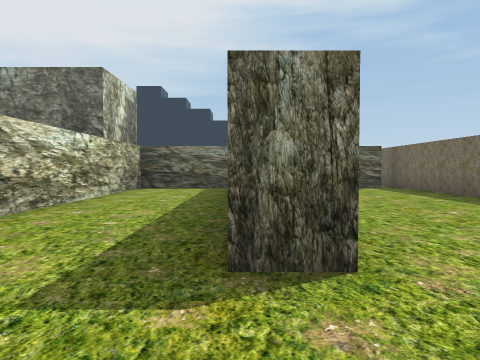
[1] (above)

22 first-person views from a walk through a 3-D level made in the Unity game engine. The camera is 0.59 m above the floor, tilts 2° down and sees 70° across. The floor is counted in squares, 1 m on a side. Each view is taken from the middle of a square. On the plan, view 1 faces up. The plan holds only what a view shows up to about 10 squares ahead; the rest is blank. The place goes on beyond the plan. The player is left out. Some animated figures are not drawn.

[2]
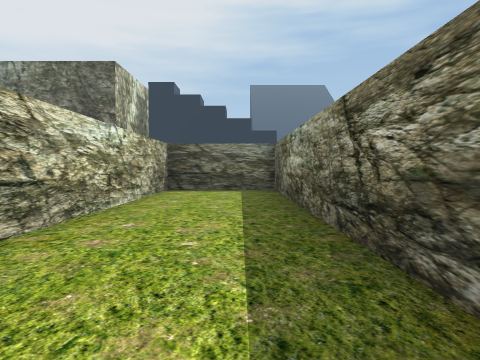

[3]
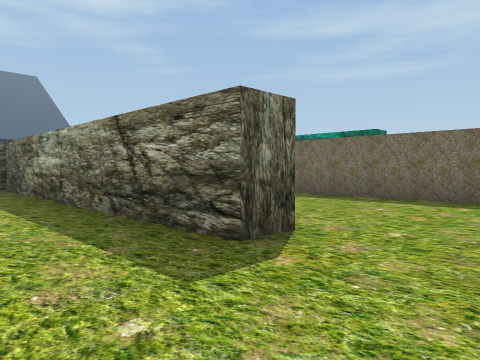

[4]
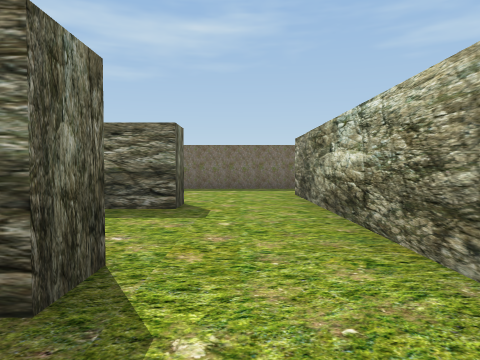

[5]
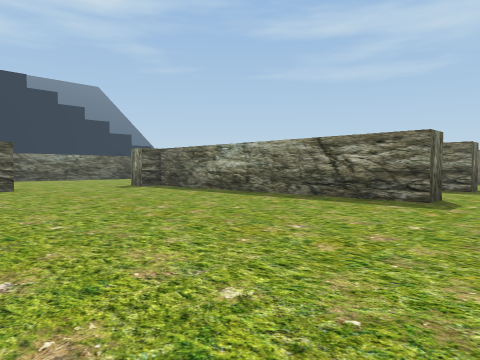

[6]
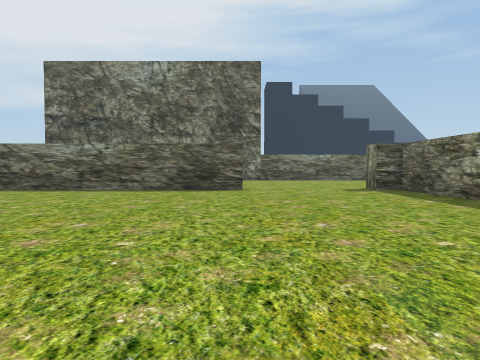

[7]
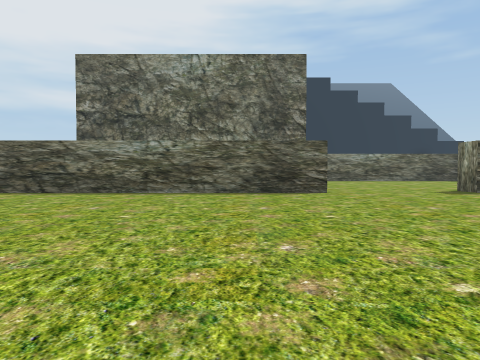

[8]
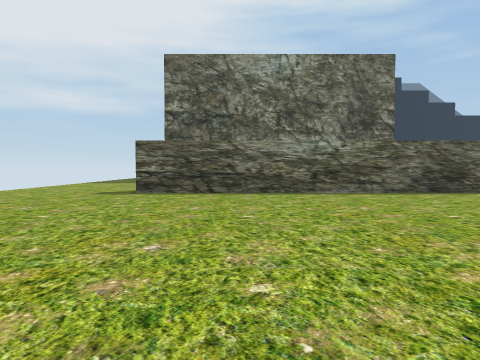

[9]
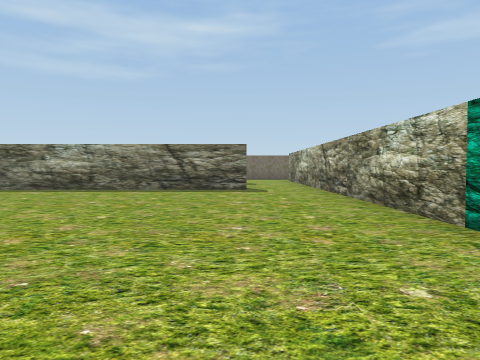

[10]
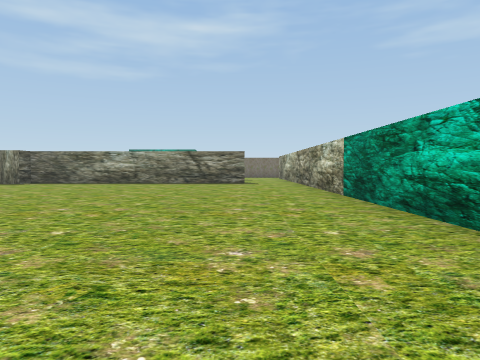

[11]
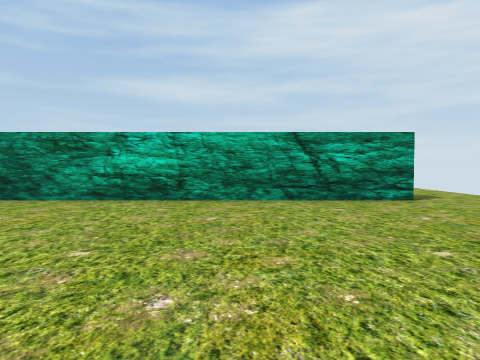

[12]
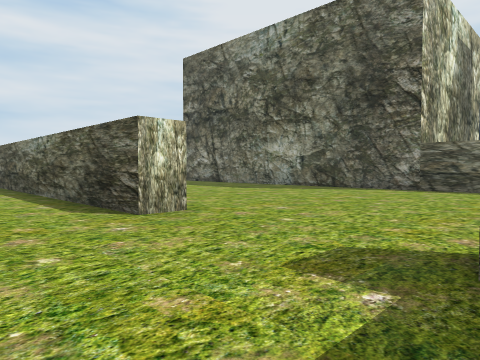

[13]
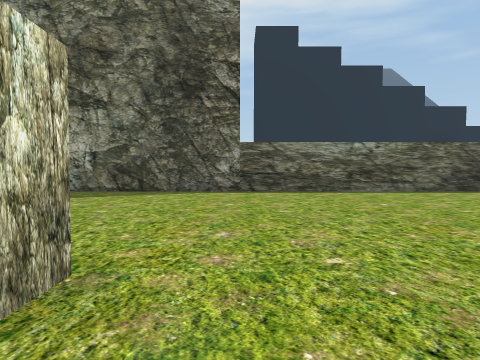

[14]
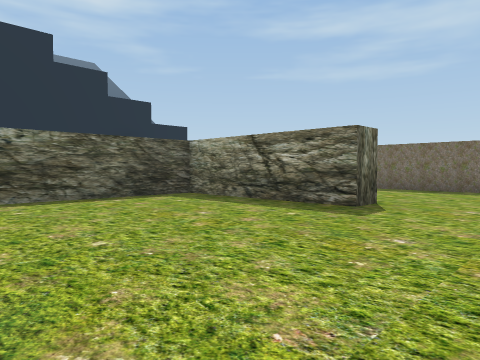

[15]
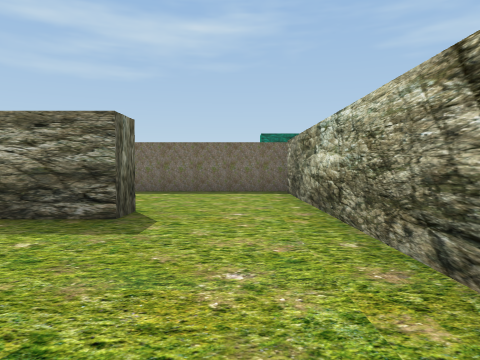

[16]
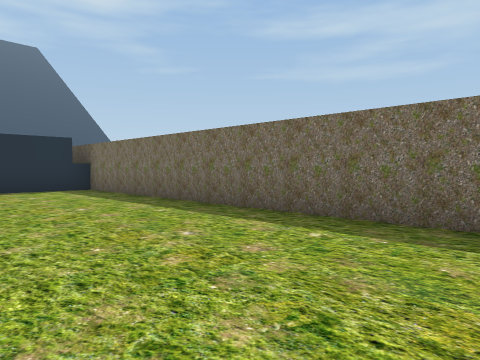

[17]
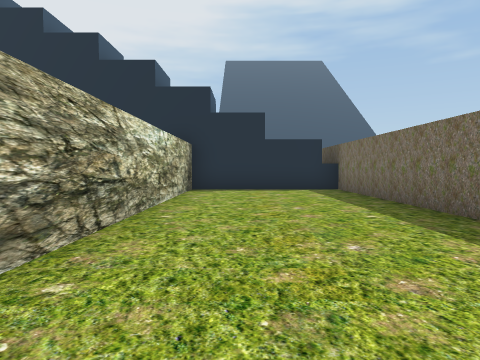

[18]
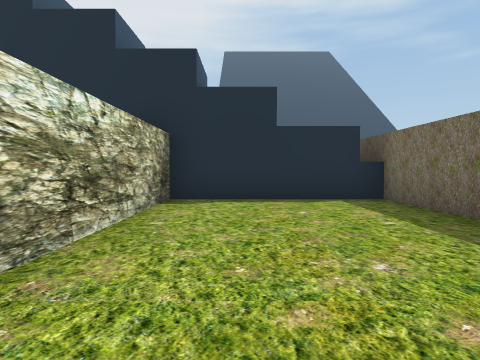

[19]
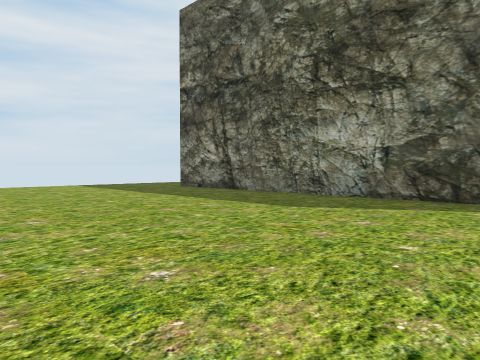

[20]
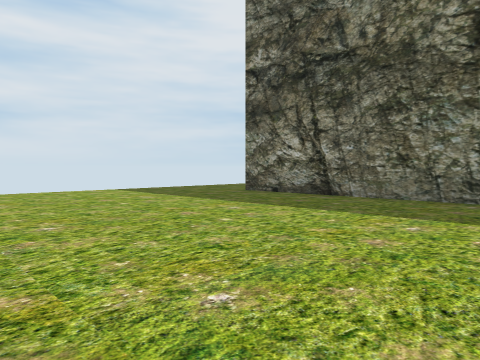

[21]
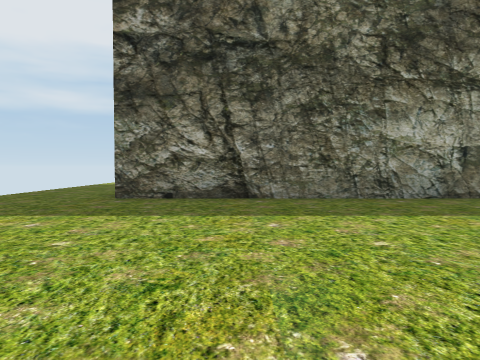

[22]
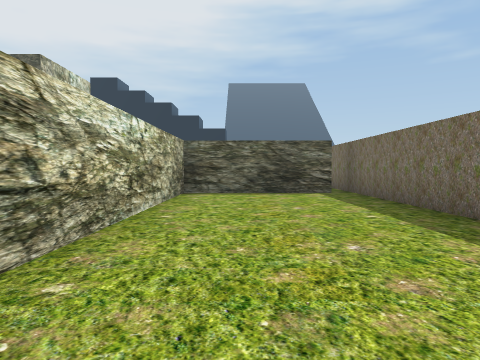

### Floor plan
Points are (right, up) in squares from view 1. A wall is a line through its corners. A room is listed if a view was taken in it or the views show most of it. See-through windows are left out.
Room 1 (views 1, 2, 3)
walls: (0.8, 1.9) (-0.1, 1.9) (-0.1, 10.1) (-2.9, 10.1) (-2.9, 3.6); (-2.4, -0.2) (0.6, -0.2)
ways out: opening at (-3, 0.5) to room 2; opening at (0, 0.5) to room 3
Room 2 (views 4, 5, 6, 7, 8, 9, 10, 11, 12, 13, 14, 15, 16, 17, 18, 19, 20, 21)
walls: (-7.9, 10.9) (-7.9, 10.1) (-16.5, 10.1); (-2.5, 10.9) (4.1, 10.9); (-2.9, 1.9) (-3.7, 1.9) (-3.7, 10.1) (-4.4, 10.1) (-4.4, 10.9); (0.8, 13.4) (-0.1, 13.4) (-0.1, 17.6) (-17.5, 17.6); (4.7, 9.9) (4.7, 22.9); (-17.5, -0.2) (-2.4, -0.2); (4.8, 21.5) (0.7, 21.5) (0.7, 13.9)
ways out: opening at (-3, 0.5) to room 1
Room 3 (view 22)
walls: (0.6, -0.2) (2.8, -0.2); (4.2, 10.1) (0.7, 10.1) (0.7, 3.9); (4.7, -0.6) (4.7, 9.9)
ways out: opening at (0, 0.5) to room 1

Where each view was taken, in squares from view 1:
view 1: 0 up, 0 right, facing up
view 2: 1 up, 1 left, facing up
view 3: 0 up, 2 left, facing up-right
view 4: 1 up, 5 left, facing right
view 5: 0 up, 10 left, facing up-right
view 6: 1 up, 8 left, facing up
view 7: 2 up, 10 left, facing up
view 8: 2 up, 14 left, facing up
view 9: 2 up, 13 left, facing right
view 10: 2 up, 17 left, facing right
view 11: 6 up, 15 left, facing down
view 12: 8 up, 4 left, facing up-left
view 13: 9 up, 7 left, facing up
view 14: 11 up, 5 left, facing up-right
view 15: 12 up, 4 left, facing right
view 16: 12 up, 1 right, facing up-right
view 17: 12 up, 2 right, facing up
view 18: 15 up, 2 right, facing up
view 19: 11 up, 8 left, facing up-left
view 20: 11 up, 11 left, facing up-left
view 21: 11 up, 15 left, facing up
view 22: 2 up, 2 right, facing up
